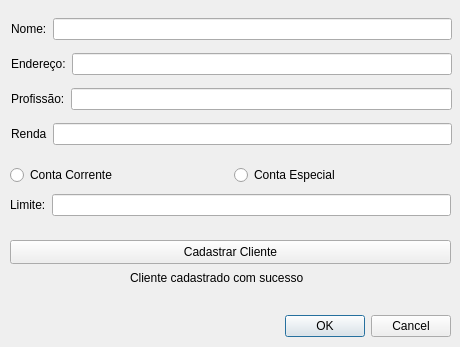
<?xml version="1.0" encoding="UTF-8"?>
<ui version="4.0">
 <class>cadastroCliente</class>
 <widget class="QDialog" name="cadastroCliente">
  <property name="geometry">
   <rect>
    <x>0</x>
    <y>0</y>
    <width>460</width>
    <height>347</height>
   </rect>
  </property>
  <property name="windowTitle">
   <string>Cadastro</string>
  </property>
  <widget class="QDialogButtonBox" name="buttonBox">
   <property name="geometry">
    <rect>
     <x>110</x>
     <y>310</y>
     <width>341</width>
     <height>32</height>
    </rect>
   </property>
   <property name="orientation">
    <enum>Qt::Horizontal</enum>
   </property>
   <property name="standardButtons">
    <set>QDialogButtonBox::Cancel|QDialogButtonBox::Ok</set>
   </property>
  </widget>
  <widget class="QPushButton" name="btn_cadastrar">
   <property name="geometry">
    <rect>
     <x>10</x>
     <y>240</y>
     <width>441</width>
     <height>24</height>
    </rect>
   </property>
   <property name="text">
    <string>Cadastrar Cliente</string>
   </property>
  </widget>
  <widget class="QLabel" name="labelCadastro">
   <property name="geometry">
    <rect>
     <x>130</x>
     <y>270</y>
     <width>211</width>
     <height>16</height>
    </rect>
   </property>
   <property name="text">
    <string>Cliente cadastrado com sucesso</string>
   </property>
  </widget>
  <widget class="QWidget" name="layoutWidget">
   <property name="enabled">
    <bool>true</bool>
   </property>
   <property name="geometry">
    <rect>
     <x>10</x>
     <y>160</y>
     <width>441</width>
     <height>30</height>
    </rect>
   </property>
   <layout class="QHBoxLayout" name="horizontalLayout_6">
    <item>
     <widget class="QRadioButton" name="radioCorrente">
      <property name="text">
       <string>Conta Corrente</string>
      </property>
     </widget>
    </item>
    <item>
     <widget class="QRadioButton" name="radioEspecial">
      <property name="text">
       <string>Conta Especial</string>
      </property>
     </widget>
    </item>
   </layout>
  </widget>
  <widget class="QWidget" name="">
   <property name="geometry">
    <rect>
     <x>10</x>
     <y>190</y>
     <width>441</width>
     <height>30</height>
    </rect>
   </property>
   <layout class="QHBoxLayout" name="horizontalLayout_7">
    <item>
     <widget class="QLabel" name="label_limite">
      <property name="text">
       <string>Limite:</string>
      </property>
     </widget>
    </item>
    <item>
     <widget class="QLineEdit" name="txt_limite">
      <property name="enabled">
       <bool>true</bool>
      </property>
     </widget>
    </item>
   </layout>
  </widget>
  <widget class="QWidget" name="">
   <property name="geometry">
    <rect>
     <x>11</x>
     <y>11</y>
     <width>441</width>
     <height>143</height>
    </rect>
   </property>
   <layout class="QVBoxLayout" name="verticalLayout">
    <item>
     <layout class="QHBoxLayout" name="horizontalLayout_4">
      <item>
       <widget class="QLabel" name="label">
        <property name="text">
         <string>Nome:</string>
        </property>
       </widget>
      </item>
      <item>
       <widget class="QLineEdit" name="txt_nome"/>
      </item>
     </layout>
    </item>
    <item>
     <layout class="QHBoxLayout" name="horizontalLayout_3">
      <item>
       <widget class="QLabel" name="label_2">
        <property name="text">
         <string>Endereço:</string>
        </property>
       </widget>
      </item>
      <item>
       <widget class="QLineEdit" name="txt_endereco"/>
      </item>
     </layout>
    </item>
    <item>
     <layout class="QHBoxLayout" name="horizontalLayout_2">
      <item>
       <widget class="QLabel" name="label_3">
        <property name="text">
         <string>Profissão:</string>
        </property>
       </widget>
      </item>
      <item>
       <widget class="QLineEdit" name="txt_profissao"/>
      </item>
     </layout>
    </item>
    <item>
     <layout class="QHBoxLayout" name="horizontalLayout">
      <item>
       <widget class="QLabel" name="label_4">
        <property name="text">
         <string>Renda</string>
        </property>
       </widget>
      </item>
      <item>
       <widget class="QLineEdit" name="txt_renda"/>
      </item>
     </layout>
    </item>
   </layout>
  </widget>
 </widget>
 <resources/>
 <connections>
  <connection>
   <sender>buttonBox</sender>
   <signal>accepted()</signal>
   <receiver>cadastroCliente</receiver>
   <slot>accept()</slot>
   <hints>
    <hint type="sourcelabel">
     <x>248</x>
     <y>254</y>
    </hint>
    <hint type="destinationlabel">
     <x>157</x>
     <y>274</y>
    </hint>
   </hints>
  </connection>
  <connection>
   <sender>buttonBox</sender>
   <signal>rejected()</signal>
   <receiver>cadastroCliente</receiver>
   <slot>reject()</slot>
   <hints>
    <hint type="sourcelabel">
     <x>316</x>
     <y>260</y>
    </hint>
    <hint type="destinationlabel">
     <x>286</x>
     <y>274</y>
    </hint>
   </hints>
  </connection>
 </connections>
</ui>
